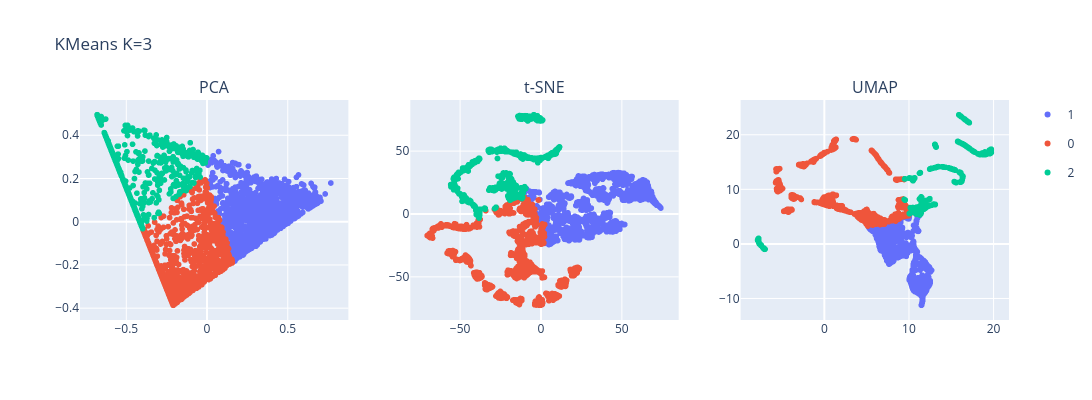

The code cell stored with this chart in its notebook:
### Code cell
# Utilice la siguiente función para graficar k-means. kmeans_labels = clusters obtenidos por k-means.
plot_dim_reductions(pca_proj, tsne_proj, umap_proj, name="KMeans K=3", colors=kmeans_labels)

### Figure 1 — Plotly figure (JSON) as saved in the notebook; plotly's stock layout.template omitted (floating-point values rounded to 4 significant figures; data arrays with more than 128 entries replaced by an {"elided": "..."} marker saying what was removed)
{"data": [{"hovertemplate": "color=1<br>x=%{x}<br>y=%{y}<extra></extra>", "legendgroup": "1", "marker": {"color": "#636efa", "symbol": "circle"}, "mode": "markers", "name": "1", "showlegend": true, "type": "scattergl", "x": {"elided": "1779 float values"}, "xaxis": "x", "y": {"elided": "1779 float values"}, "yaxis": "y"}, {"hovertemplate": "color=0<br>x=%{x}<br>y=%{y}<extra></extra>", "legendgroup": "0", "marker": {"color": "#EF553B", "symbol": "circle"}, "mode": "markers", "name": "0", "showlegend": true, "type": "scattergl", "x": {"elided": "1576 float values"}, "xaxis": "x", "y": {"elided": "1576 float values"}, "yaxis": "y"}, {"hovertemplate": "color=2<br>x=%{x}<br>y=%{y}<extra></extra>", "legendgroup": "2", "marker": {"color": "#00cc96", "symbol": "circle"}, "mode": "markers", "name": "2", "showlegend": true, "type": "scattergl", "x": {"elided": "959 float values"}, "xaxis": "x", "y": {"elided": "959 float values"}, "yaxis": "y"}, {"hovertemplate": "color=1<br>x=%{x}<br>y=%{y}<extra></extra>", "legendgroup": "1", "marker": {"color": "#636efa", "symbol": "circle"}, "mode": "markers", "name": "1", "showlegend": false, "type": "scattergl", "x": {"elided": "1779 float values"}, "xaxis": "x2", "y": {"elided": "1779 float values"}, "yaxis": "y2"}, {"hovertemplate": "color=0<br>x=%{x}<br>y=%{y}<extra></extra>", "legendgroup": "0", "marker": {"color": "#EF553B", "symbol": "circle"}, "mode": "markers", "name": "0", "showlegend": false, "type": "scattergl", "x": {"elided": "1576 float values"}, "xaxis": "x2", "y": {"elided": "1576 float values"}, "yaxis": "y2"}, {"hovertemplate": "color=2<br>x=%{x}<br>y=%{y}<extra></extra>", "legendgroup": "2", "marker": {"color": "#00cc96", "symbol": "circle"}, "mode": "markers", "name": "2", "showlegend": false, "type": "scattergl", "x": {"elided": "959 float values"}, "xaxis": "x2", "y": {"elided": "959 float values"}, "yaxis": "y2"}, {"hovertemplate": "color=1<br>x=%{x}<br>y=%{y}<extra></extra>", "legendgroup": "1", "marker": {"color": "#636efa", "symbol": "circle"}, "mode": "markers", "name": "1", "showlegend": false, "type": "scattergl", "x": {"elided": "1779 float values"}, "xaxis": "x3", "y": {"elided": "1779 float values"}, "yaxis": "y3"}, {"hovertemplate": "color=0<br>x=%{x}<br>y=%{y}<extra></extra>", "legendgroup": "0", "marker": {"color": "#EF553B", "symbol": "circle"}, "mode": "markers", "name": "0", "showlegend": false, "type": "scattergl", "x": {"elided": "1576 float values"}, "xaxis": "x3", "y": {"elided": "1576 float values"}, "yaxis": "y3"}, {"hovertemplate": "color=2<br>x=%{x}<br>y=%{y}<extra></extra>", "legendgroup": "2", "marker": {"color": "#00cc96", "symbol": "circle"}, "mode": "markers", "name": "2", "showlegend": false, "type": "scattergl", "x": {"elided": "959 float values"}, "xaxis": "x3", "y": {"elided": "959 float values"}, "yaxis": "y3"}], "layout": {"annotations": [{"font": {"size": 16}, "showarrow": false, "text": "PCA", "x": 0.1444, "xanchor": "center", "xref": "paper", "y": 1, "yanchor": "bottom", "yref": "paper"}, {"font": {"size": 16}, "showarrow": false, "text": "t-SNE", "x": 0.5, "xanchor": "center", "xref": "paper", "y": 1, "yanchor": "bottom", "yref": "paper"}, {"font": {"size": 16}, "showarrow": false, "text": "UMAP", "x": 0.8556, "xanchor": "center", "xref": "paper", "y": 1, "yanchor": "bottom", "yref": "paper"}], "height": 400, "title": {"text": "KMeans K=3"}, "width": 1200, "xaxis": {"anchor": "y", "domain": [0, 0.2889]}, "xaxis2": {"anchor": "y2", "domain": [0.3556, 0.6444]}, "xaxis3": {"anchor": "y3", "domain": [0.7111, 1]}, "yaxis": {"anchor": "x", "domain": [0, 1]}, "yaxis2": {"anchor": "x2", "domain": [0, 1]}, "yaxis3": {"anchor": "x3", "domain": [0, 1]}}}
